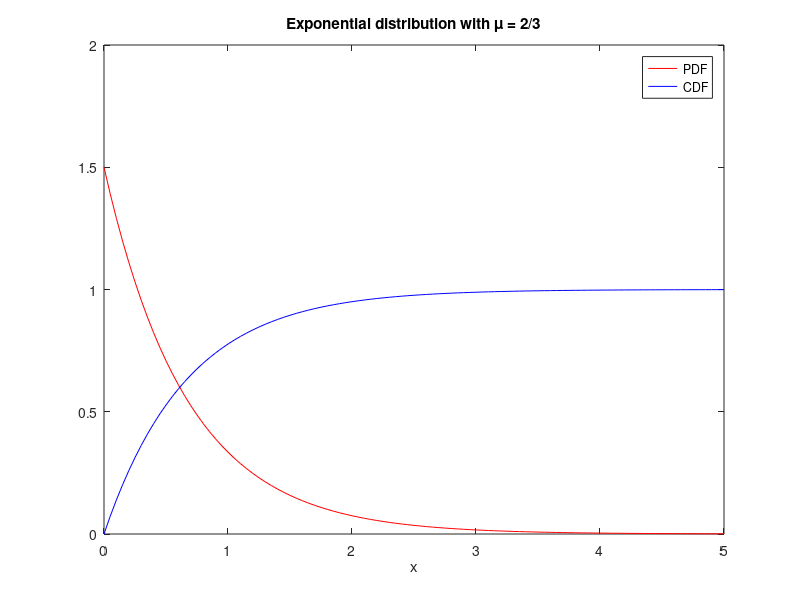
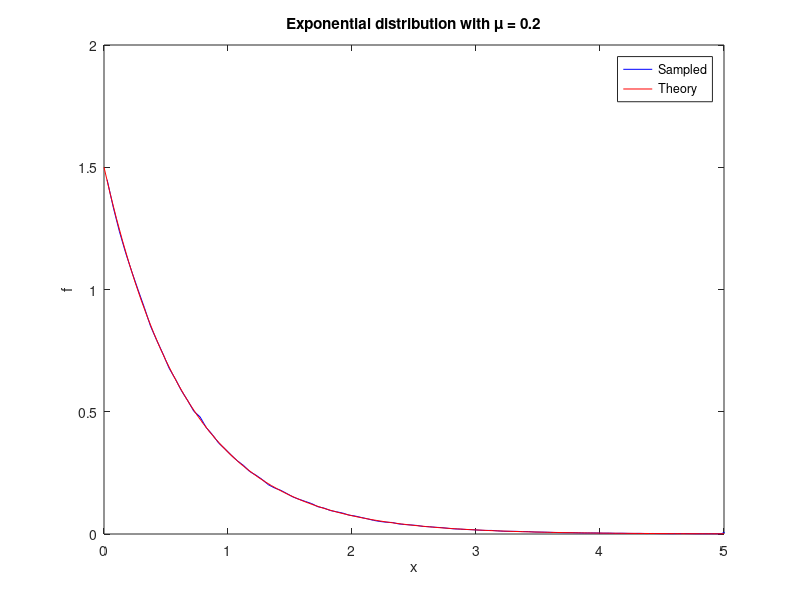
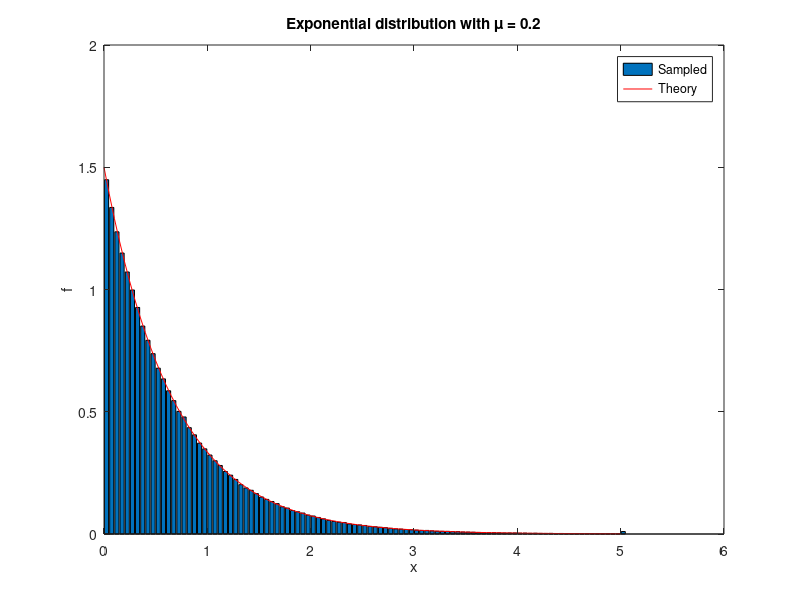

Write MATLAB code to recreate these figures, in order.
%% Plot and sample the exponential distribution

% Define the parameters
clear variables % clear all variables from workspace
mu = 2/3; % mean
nsample = 10^6; % number of random samples

% Define the grid
%x = linspace(0,5,101);
x = 0:0.05:5;

% Compute the PDF and the CDF
%f = 1/mu*exp(-x/mu);
%F = 1-exp(-x/mu);
f = pdf('Exponential',x,mu);
F = cdf('Exponential',x,mu);

% Open a plot window
close all
figure(1)
plot(x,f,'r',x,F,'b');

% Label the x axis
xlabel('x')

% Insert the legend
legend('PDF','CDF')

% Set the title
title('Exponential distribution with \mu = 2/3')

% Print the figure to a file
print('-dpdf','exponential.pdf')

%% Sample an exponential distribution
U = rand(nsample,1); % standard uniform random numbers
X = -mu*log(U); % transformation to exponential random numbers

% Bin the random variables in a histogram and normalise it
dx = x(2)-x(1); % bin width
[h,xx] = hist(X,x+dx/2);
h = h/(nsample*dx); % normalisation

figure(2)
plot(xx,h,'b',x,f,'r')
xlim([0 5])
xlabel('x')
ylabel('f')
legend('Sampled','Theory')
title('Exponential distribution with \mu = 0.2')

figure(3)
bar(xx,h)
hold on
plot(x,f,'r')
xlabel('x')
ylabel('f')
legend('Sampled','Theory')
title('Exponential distribution with \mu = 0.2')
